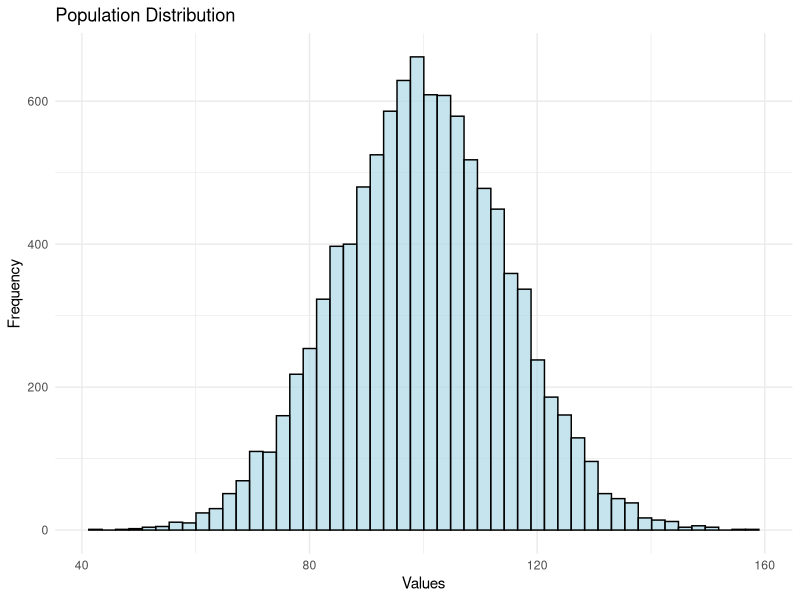
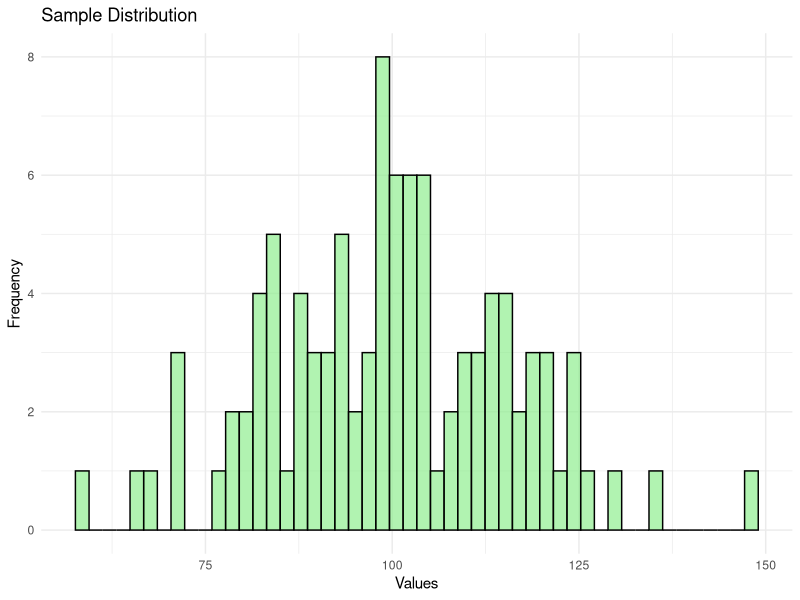
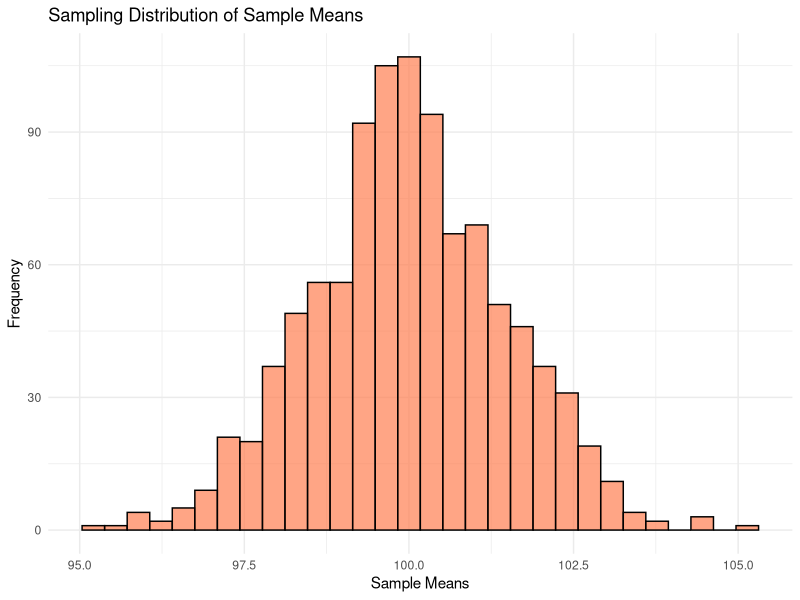
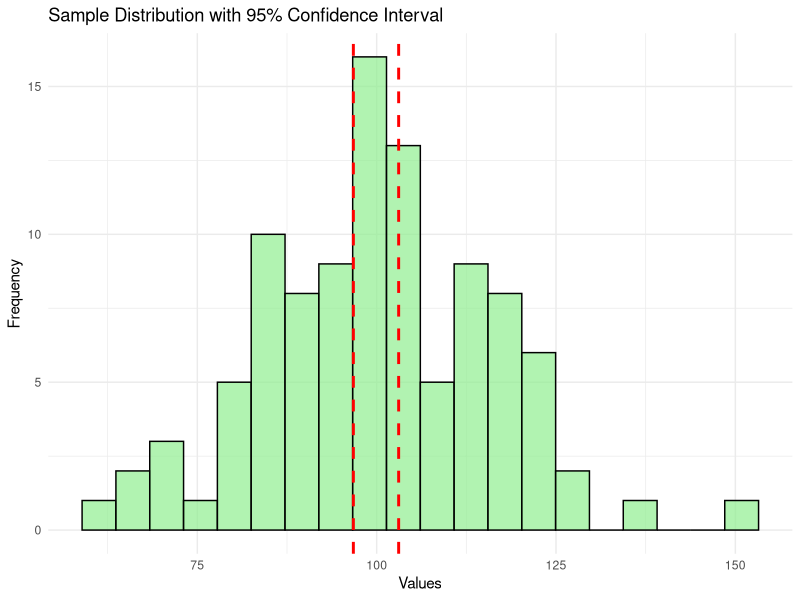

Here is the R script that generated these plots, in order:

# Load necessary libraries
library(ggplot2)
library(dplyr)

# Lesson 1: Statistical Inference
# --------------------------------
# Explanation: Making conclusions about a population based on information from a sample.

# Generate a population (normally distributed data) for illustration
set.seed(123)
population <- rnorm(10000, mean = 100, sd = 15)  # Population with mean 100 and SD 15

# Take a random sample from the population
sample_data <- sample(population, 100)

# Plotting the population and sample distribution
population_plot <- ggplot(data = data.frame(population), aes(x = population)) +
  geom_histogram(bins = 50, fill = "lightblue", color = "black", alpha = 0.7) +
  ggtitle("Population Distribution") + 
  xlab("Values") + ylab("Frequency") + theme_minimal()

sample_plot <- ggplot(data = data.frame(sample_data), aes(x = sample_data)) +
  geom_histogram(bins = 50, fill = "lightgreen", color = "black", alpha = 0.7) +
  ggtitle("Sample Distribution") + 
  xlab("Values") + ylab("Frequency") + theme_minimal()

# Display the plots
print(population_plot)
print(sample_plot)

# Lesson 2: Point Estimate
# --------------------------------
# Mean of the sample as a point estimate of population mean
sample_mean <- mean(sample_data)
population_mean <- mean(population)

cat("Sample Mean (Point Estimate): ", sample_mean, "\n")
cat("Population Mean: ", population_mean, "\n")

# Lesson 3: Sampling Distribution and Central Limit Theorem
# --------------------------------
# Simulating sampling distribution of the sample mean
sample_means <- replicate(1000, mean(sample(population, 100)))

# Plot the sampling distribution
sampling_dist_plot <- ggplot(data = data.frame(sample_means), aes(x = sample_means)) +
  geom_histogram(bins = 30, fill = "coral", color = "black", alpha = 0.7) +
  ggtitle("Sampling Distribution of Sample Means") +
  xlab("Sample Means") + ylab("Frequency") + theme_minimal()

# Display the sampling distribution plot
print(sampling_dist_plot)

# Lesson 4: Standard Error
# --------------------------------
# Function to calculate Standard Error
SE <- function(x) {
  return(sd(x) / sqrt(length(x)))
}

sample_se <- SE(sample_data)
cat("Standard Error of the Sample Mean: ", sample_se, "\n")

# Lesson 5: Confidence Interval
# --------------------------------
# Calculate 95% confidence interval for the sample mean
z_score <- 1.96  # For 95% confidence
margin_of_error <- z_score * sample_se
conf_interval <- c(sample_mean - margin_of_error, sample_mean + margin_of_error)

cat("95% Confidence Interval for the Sample Mean: [", conf_interval[1], ", ", conf_interval[2], "]\n")

# Visualizing Confidence Interval
ci_plot <- ggplot(data = data.frame(sample_data), aes(x = sample_data)) +
  geom_histogram(bins = 20, fill = "lightgreen", color = "black", alpha = 0.7) +
  geom_vline(xintercept = conf_interval, color = "red", linetype = "dashed", linewidth = 1) +
  ggtitle("Sample Distribution with 95% Confidence Interval") +
  xlab("Values") + ylab("Frequency") + theme_minimal()

# Display the confidence interval plot
print(ci_plot)

